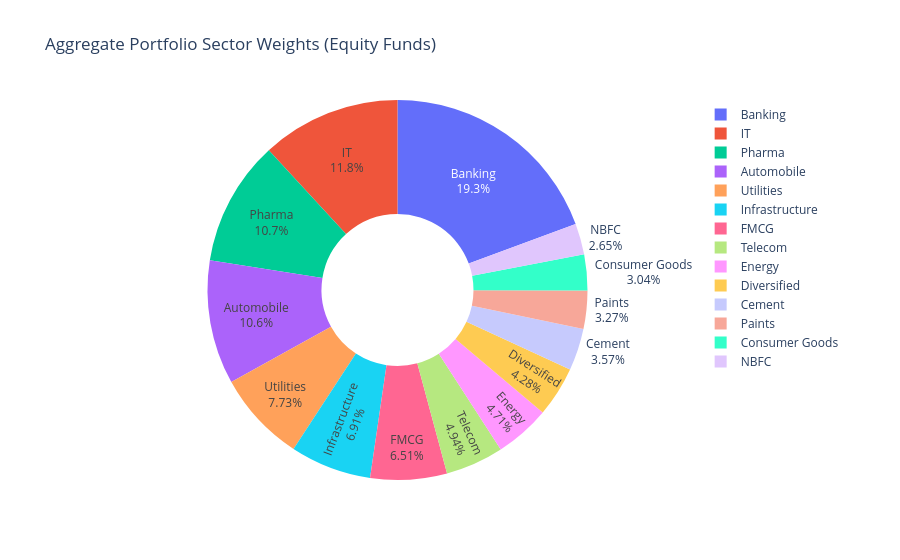

The notebook cell saved with this chart:
### Markdown cell above
## 10. Portfolio Sector Allocation
### Chart 14: Donut Chart of Sector Weights (Plotly)
Aggregated sector weights across all equity funds.

### Code cell
# Merge holdings with fund master to filter for Equity funds
holdings_with_category = portfolio_holdings.merge(fund_master[['amfi_code', 'category']], on='amfi_code')
equity_holdings = holdings_with_category[holdings_with_category['category'] == 'Equity']

# Group by sector and sum market value
sector_weights = equity_holdings.groupby('sector')['market_value_cr'].sum().reset_index()
sector_weights['percentage'] = (sector_weights['market_value_cr'] / sector_weights['market_value_cr'].sum()) * 100
sector_weights = sector_weights.sort_values(by='percentage', ascending=False)

fig_sector = px.pie(
    sector_weights, 
    values='market_value_cr', 
    names='sector', 
    title='Aggregate Portfolio Sector Weights (Equity Funds)',
    hole=0.4
)
fig_sector.update_traces(textinfo='percent+label')
fig_sector.show()

### Figure 1 — Plotly figure (JSON) as saved in the notebook; plotly's stock layout.template omitted (floating-point values rounded to 4 significant figures)
{"data": [{"domain": {"x": [0.0, 1.0], "y": [0.0, 1.0]}, "hole": 0.4, "hovertemplate": "sector=%{label}<br>market_value_cr=%{value}<extra></extra>", "labels": ["Banking", "IT", "Pharma", "Automobile", "Utilities", "Infrastructure", "FMCG", "Telecom", "Energy", "Diversified", "Cement", "Paints", "Consumer Goods", "NBFC"], "legendgroup": "", "name": "", "showlegend": true, "textinfo": "percent+label", "type": "pie", "values": [62840.0, 38480.0, 34610.0, 34300.0, 25110.0, 22430.0, 21150.0, 16050.0, 15290.0, 13900.0, 11610.0, 10610.0, 9860.0, 8615.0]}], "layout": {"legend": {"tracegroupgap": 0}, "title": {"text": "Aggregate Portfolio Sector Weights (Equity Funds)"}}}
